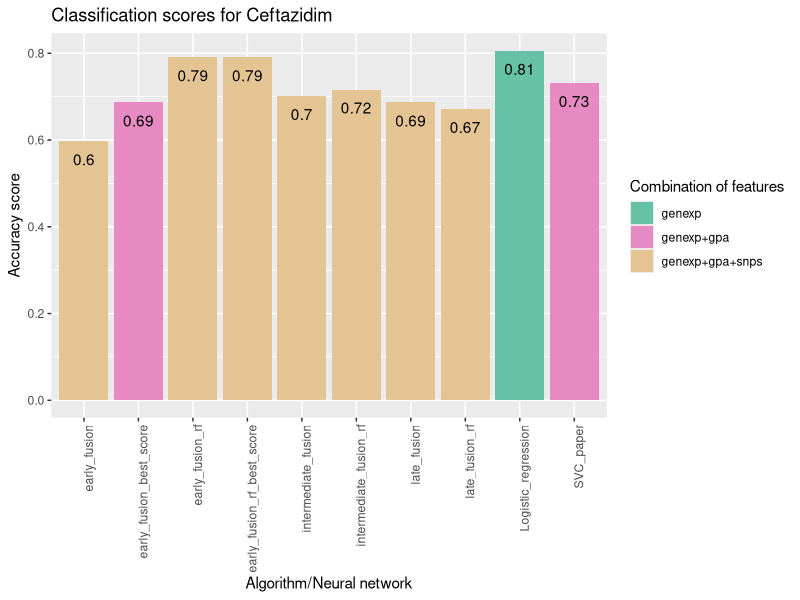
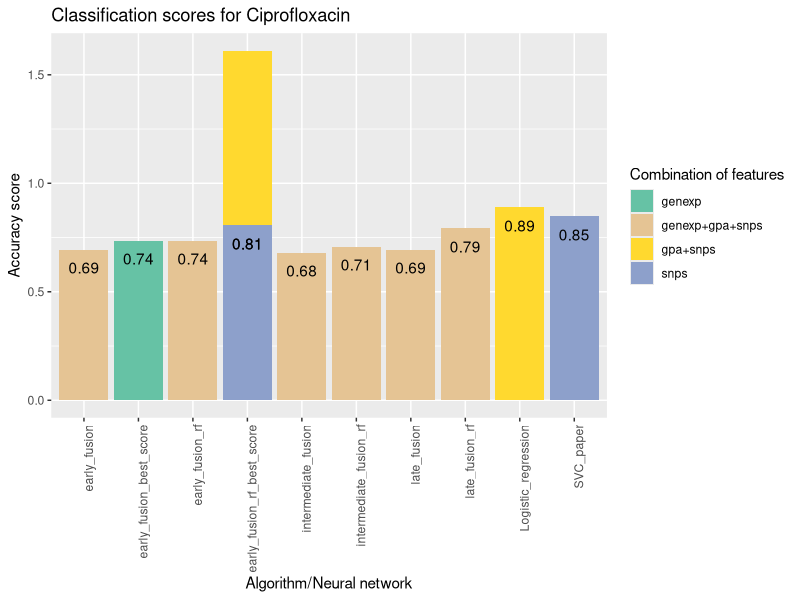
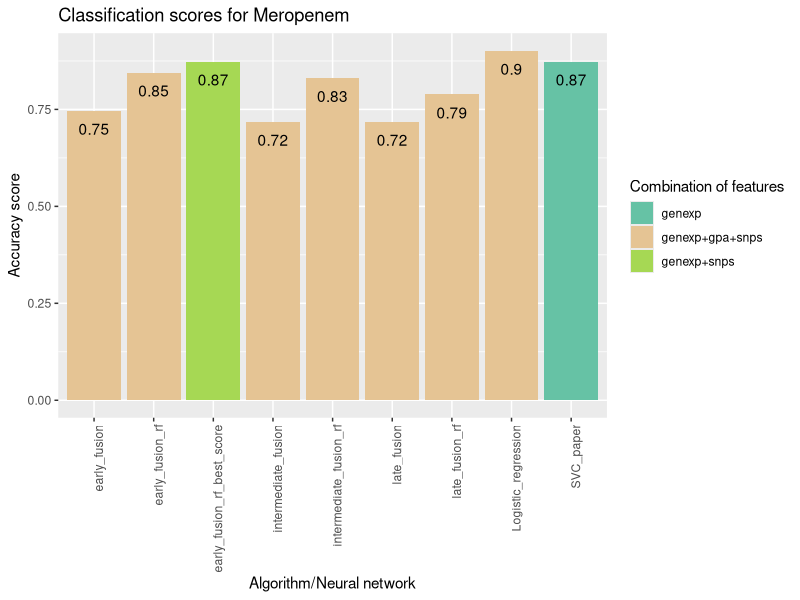
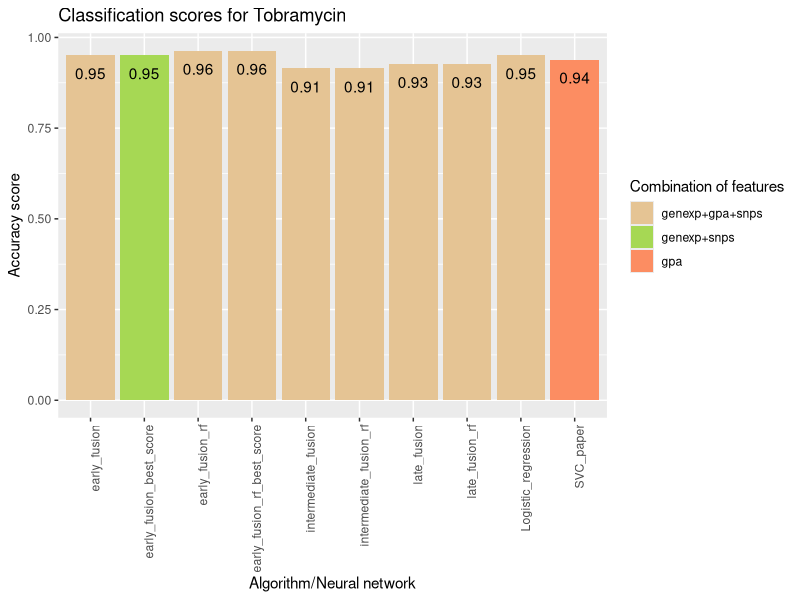

Reproduce these figures in R, in order.
#create and bind all data except for early fusion, which will be added later
library(tidyverse)
log_reg_scores <- read_csv(
    "pipelines/results/ml_algorithms/log_reg/log_reg_test_scores.csv"
)
log_reg_scores <- log_reg_scores %>%
    mutate("algorithm" = "Logistic_regression") %>%
    select(c("drug", "features", "accuracy", "algorithm"))

svm_paper_scores <- read_csv(
    "pipelines/results/ml_algorithms/svm_paper/svm_paper_test_scores.csv"
)
svm_paper_scores <- svm_paper_scores %>%
    mutate("algorithm" = "SVC_paper") %>%
    select(c("drug", "features", "accuracy", "algorithm"))

intermediate_fusion_scores <- read_csv(
    "pipelines/results/neural_networks/intermediate_fusion_scores.csv"
)
intermediate_fusion_scores <- intermediate_fusion_scores %>%
    mutate("algorithm" = "intermediate_fusion") %>%
    select(c("drug", "features", "accuracy", "algorithm"))

late_fusion_scores <- read_csv(
    "pipelines/results/neural_networks/late_fusion_scores.csv"
)
late_fusion_scores <- late_fusion_scores %>%
    mutate("algorithm" = "late_fusion") %>%
    select(c("drug", "features", "accuracy", "algorithm"))

intermediate_fusion_scores_rf <- read_csv(
    "pipelines/results/neural_networks/intermediate_fusion_rf_scores.csv"
)
intermediate_fusion_scores_rf <- intermediate_fusion_scores_rf %>%
    mutate("algorithm" = "intermediate_fusion_rf") %>%
    select(c("drug", "features", "accuracy", "algorithm"))

late_fusion_scores_rf <- read_csv(
    "pipelines/results/neural_networks/late_fusion_rf_scores.csv"
)
late_fusion_scores_rf <- late_fusion_scores_rf %>%
    mutate("algorithm" = "late_fusion_rf") %>%
    select(c("drug", "features", "accuracy", "algorithm"))


all_scores = bind_rows(log_reg_scores, svm_paper_scores, intermediate_fusion_scores,
                        intermediate_fusion_scores_rf, late_fusion_scores, late_fusion_scores_rf)


#create early fusion datasets for the four drugs, keeping the score obtained using all features, and the best score in general
early_fusion_scores <- read_csv(
    "pipelines/results/neural_networks/early_fusion_scores.csv"
)
early_fusion_scores_rf <- read_csv(
    "pipelines/results/neural_networks/early_fusion_rf_scores.csv"
)


early_fusion_scores_cef <- early_fusion_scores %>%
    filter(drug == "Cef") %>%
    filter(accuracy == max(accuracy) | features == "genexp+gpa+snps") %>%
    mutate("algorithm" = ifelse(features == "genexp+gpa+snps", "early_fusion", "early_fusion_best_score")) %>%
    select(c("drug", "features", "accuracy", "algorithm"))
if(ncol(early_fusion_scores_cef) == 1){ #create a second row identical to the first one if the best score is achieved using all three features
    early_fusion_scores_cef = bind_rows(early_fusion_scores_cef, early_fusion_scores_cef)
    early_fusion_scores_cef$algorithm[2] = "early_fusion_best_score"
}

early_fusion_scores_rf_cef <- early_fusion_scores_rf %>%
    filter(drug == "Cef") %>%
    filter(accuracy == max(accuracy) | features == "genexp+gpa+snps") %>%
    mutate("algorithm" = ifelse(features == "genexp+gpa+snps", "early_fusion_rf", "early_fusion_rf_best_score")) %>%
    select(c("drug", "features", "accuracy", "algorithm"))
if(nrow(early_fusion_scores_rf_cef) == 1){ #create a second row identical to the first one if the best score is achieved using all three features
    early_fusion_scores_rf_cef = bind_rows(early_fusion_scores_rf_cef, early_fusion_scores_rf_cef)
    early_fusion_scores_rf_cef$algorithm[2] = "early_fusion_rf_best_score"
}


early_fusion_scores_cip <- early_fusion_scores %>%
    filter(drug == "Cip") %>%
    filter(accuracy == max(accuracy) | features == "genexp+gpa+snps") %>%
    mutate("algorithm" = ifelse(features == "genexp+gpa+snps", "early_fusion", "early_fusion_best_score")) %>%
    select(c("drug", "features", "accuracy", "algorithm"))
if(ncol(early_fusion_scores_cip) == 1){ #create a second row identical to the first one if the best score is achieved using all three features
    early_fusion_scores_cip = bind_rows(early_fusion_scores_cip, early_fusion_scores_cip)
    early_fusion_scores_cip$algorithm[2] = "early_fusion_best_score"
}

early_fusion_scores_rf_cip <- early_fusion_scores_rf %>%
    filter(drug == "Cip") %>%
    filter(accuracy == max(accuracy) | features == "genexp+gpa+snps") %>%
    mutate("algorithm" = ifelse(features == "genexp+gpa+snps", "early_fusion_rf", "early_fusion_rf_best_score")) %>%
    select(c("drug", "features", "accuracy", "algorithm"))
if(nrow(early_fusion_scores_rf_cip) == 1){ #create a second row identical to the first one if the best score is achieved using all three features
    early_fusion_scores_rf_cip = bind_rows(early_fusion_scores_rf_cip, early_fusion_scores_rf_cip)
    early_fusion_scores_rf_cip$algorithm[2] = "early_fusion_rf_best_score"
}


early_fusion_scores_mer <- early_fusion_scores %>%
    filter(drug == "Mer") %>%
    filter(accuracy == max(accuracy) | features == "genexp+gpa+snps") %>%
    mutate("algorithm" = ifelse(features == "genexp+gpa+snps", "early_fusion", "early_fusion_best_score")) %>%
    select(c("drug", "features", "accuracy", "algorithm"))
if(ncol(early_fusion_scores_mer) == 1){ #create a second row identical to the first one if the best score is achieved using all three features
    early_fusion_scores_mer = bind_rows(early_fusion_scores_mer, early_fusion_scores_mer)
    early_fusion_scores_mer$algorithm[2] = "early_fusion_best_score"
}

early_fusion_scores_rf_mer <- early_fusion_scores_rf %>%
    filter(drug == "Mer") %>%
    filter(accuracy == max(accuracy) | features == "genexp+gpa+snps") %>%
    mutate("algorithm" = ifelse(features == "genexp+gpa+snps", "early_fusion_rf", "early_fusion_rf_best_score")) %>%
    select(c("drug", "features", "accuracy", "algorithm"))
if(nrow(early_fusion_scores_rf_mer) == 1){ #create a second row identical to the first one if the best score is achieved using all three features
    early_fusion_scores_rf_mer = bind_rows(early_fusion_scores_rf_mer, early_fusion_scores_rf_mer)
    early_fusion_scores_rf_mer$algorithm[2] = "early_fusion_rf_best_score"
}


early_fusion_scores_tob <- early_fusion_scores %>%
    filter(drug == "Tob") %>%
    filter(accuracy == max(accuracy) | features == "genexp+gpa+snps") %>%
    mutate("algorithm" = ifelse(features == "genexp+gpa+snps", "early_fusion", "early_fusion_best_score")) %>%
    select(c("drug", "features", "accuracy", "algorithm"))
if(ncol(early_fusion_scores_tob) == 1){ #create a second row identical to the first one if the best score is achieved using all three features
    early_fusion_scores_tob = bind_rows(early_fusion_scores_tob, early_fusion_scores_tob)
    early_fusion_scores_tob$algorithm[2] = "early_fusion_best_score"
}

early_fusion_scores_rf_tob <- early_fusion_scores_rf %>%
    filter(drug == "Tob") %>%
    filter(accuracy == max(accuracy) | features == "genexp+gpa+snps") %>%
    mutate("algorithm" = ifelse(features == "genexp+gpa+snps", "early_fusion_rf", "early_fusion_rf_best_score")) %>%
    select(c("drug", "features", "accuracy", "algorithm"))
if(nrow(early_fusion_scores_rf_tob) == 1){ #create a second row identical to the first one if the best score is achieved using all three features
    early_fusion_scores_rf_tob = bind_rows(early_fusion_scores_rf_tob, early_fusion_scores_rf_tob)
    early_fusion_scores_rf_tob$algorithm[2] = "early_fusion_rf_best_score"
}


#merge everything in all_scores dataset
all_scores <- bind_rows(all_scores, early_fusion_scores_cef, early_fusion_scores_cip, early_fusion_scores_mer, early_fusion_scores_tob,
                        early_fusion_scores_rf_cef, early_fusion_scores_rf_cip, early_fusion_scores_rf_mer, early_fusion_scores_rf_tob)


#create a plot of scores for each drug
cef_scores <- all_scores %>%
    filter(drug == 'Cef')

cef_plot <- ggplot(data = cef_scores, aes(x = algorithm, y = accuracy, fill = features)) +
    geom_bar(stat = "identity") +
    scale_fill_manual(values = c("genexp" = "#66c2a5", "gpa" = "#fc8d62", "snps" = "#8da0cb", 
                        "genexp+gpa" = "#e78ac3", "genexp+snps" = "#a6d854", "gpa+snps"="#ffd92f", "genexp+gpa+snps" = "#e5c494")) +
    labs(title = "Classification scores for Ceftazidim", x = "Algorithm/Neural network", y = "Accuracy score", fill = "Combination of features") +
    geom_text(aes(label = round(accuracy, digits = 2), vjust = 2)) +
    theme(axis.text.x = element_text(angle = 90, hjust = 1))
ggsave("plots/figure_7/cef_scores.png", plot = cef_plot, width = 6.67, height = 6.67)

cip_scores <- all_scores %>%
    filter(drug == 'Cip')

cip_plot <- ggplot(data = cip_scores, aes(x = algorithm, y = accuracy, fill = features)) +
    geom_bar(stat = "identity") +
    scale_fill_manual(values = c("genexp" = "#66c2a5", "gpa" = "#fc8d62", "snps" = "#8da0cb", 
                        "genexp+gpa" = "#e78ac3", "genexp+snps" = "#a6d854", "gpa+snps"="#ffd92f", "genexp+gpa+snps" = "#e5c494")) +
    labs(title = "Classification scores for Ciprofloxacin", x = "Algorithm/Neural network", y = "Accuracy score", fill = "Combination of features") +
    geom_text(aes(label = round(accuracy, digits = 2), vjust = 2)) +
    theme(axis.text.x = element_text(angle = 90, hjust = 1))
ggsave("plots/figure_7/cip_scores.png", plot = cip_plot, width = 6.67, height = 6.67)

mer_scores <- all_scores %>%
    filter(drug == 'Mer')

mer_plot <- ggplot(data = mer_scores, aes(x = algorithm, y = accuracy, fill = features)) +
    geom_bar(stat = "identity") +
    scale_fill_manual(values = c("genexp" = "#66c2a5", "gpa" = "#fc8d62", "snps" = "#8da0cb", 
                        "genexp+gpa" = "#e78ac3", "genexp+snps" = "#a6d854", "gpa+snps"="#ffd92f", "genexp+gpa+snps" = "#e5c494")) +
    labs(title = "Classification scores for Meropenem", x = "Algorithm/Neural network", y = "Accuracy score", fill = "Combination of features") +
    geom_text(aes(label = round(accuracy, digits = 2), vjust = 2)) +
    theme(axis.text.x = element_text(angle = 90, hjust = 1))
ggsave("plots/figure_7/mer_scores.png", plot = mer_plot, width = 6.67, height = 6.67)

tob_scores <- all_scores %>%
    filter(drug == 'Tob')

tob_plot <- ggplot(data = tob_scores, aes(x = algorithm, y = accuracy, fill = features)) +
    geom_bar(stat = "identity") +
    scale_fill_manual(values = c("genexp" = "#66c2a5", "gpa" = "#fc8d62", "snps" = "#8da0cb", 
                        "genexp+gpa" = "#e78ac3", "genexp+snps" = "#a6d854", "gpa+snps"="#ffd92f", "genexp+gpa+snps" = "#e5c494")) +
    labs(title = "Classification scores for Tobramycin", x = "Algorithm/Neural network", y = "Accuracy score", fill = "Combination of features") +
    geom_text(aes(label = round(accuracy, digits = 2), vjust = 2)) +
    theme(axis.text.x = element_text(angle = 90, hjust = 1))
ggsave("plots/figure_7/tob_scores.png", plot = tob_plot, width = 6.67, height = 6.67)
